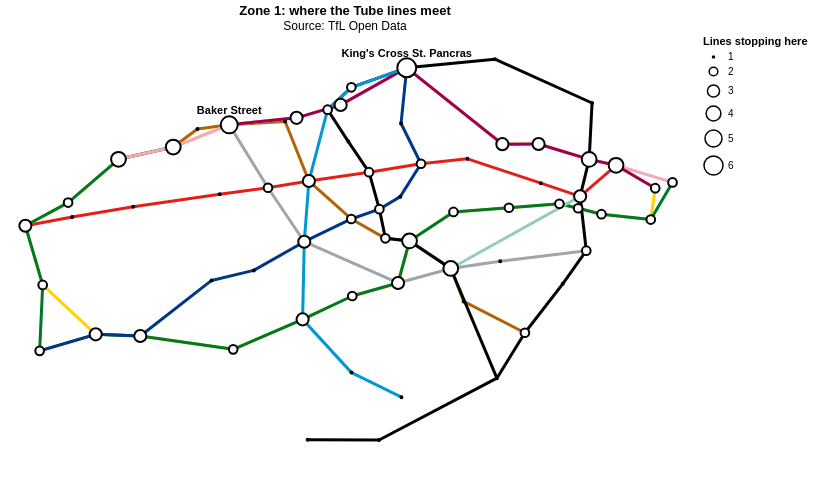

The cell this chart's notebook holds for it:
### Markdown cell above
**C2.** Draw the Tube as in the tutorial (section 4), but **size each station by how many lines stop there**,
and name the stations with five or more lines (more names would pile up in the centre). Give the chart a title and a source.

### Code cell
dots_table = stations.merge(lines_at, left_on='name', right_index=True)

# The same join as the tutorial: each edge gets both of its ends
track = (links
    .merge(stations, left_on='source', right_on='name')
    .merge(stations, left_on='target', right_on='name', suffixes=('', '2')))

where = dict(x=alt.X('lon:Q', scale=alt.Scale(zero=False), axis=None),
             y=alt.Y('lat:Q', scale=alt.Scale(zero=False), axis=None))

rails = alt.Chart(track).mark_rule(strokeWidth=3).encode(
    **where, x2='lon2:Q', y2='lat2:Q', color=alt.Color('colour:N', scale=None))
dots = alt.Chart(dots_table).mark_circle(color='white', stroke='black', opacity=1).encode(
    **where, size=alt.Size('lines:Q', title='Lines stopping here', scale=alt.Scale(domain=[1, 6]),
                  legend=alt.Legend(values=[1, 2, 3, 4, 5, 6])),
    tooltip=['name:N', 'lines:Q'])
names = alt.Chart(dots_table).mark_text(dy=-14, fontWeight='bold', fontSize=11).encode(
    **where, text='name:N').transform_filter('datum.lines >= 5')

(rails + dots + names).properties(
    width=680, height=440,
    title=alt.Title('Zone 1: where the Tube lines meet', subtitle='Source: TfL Open Data')
).configure_view(stroke=None)

### Figure 1 — Vega-Lite specification as saved in the notebook (floating-point values rounded to 4 significant figures; data arrays with more than 128 entries replaced by an {"elided": "..."} marker saying what was removed)
{"config": {"view": {"continuousWidth": 300, "continuousHeight": 300, "stroke": null}}, "layer": [{"data": {"name": "data-41c8ca093e40d80cbde9b305f1845bc9"}, "mark": {"type": "rule", "strokeWidth": 3}, "encoding": {"color": {"field": "colour", "scale": null, "type": "nominal"}, "x": {"axis": null, "field": "lon", "scale": {"zero": false}, "type": "quantitative"}, "x2": {"field": "lon2"}, "y": {"axis": null, "field": "lat", "scale": {"zero": false}, "type": "quantitative"}, "y2": {"field": "lat2"}}}, {"data": {"name": "data-cc93d3f3d67d9b47b48453f8fd005dc6"}, "mark": {"type": "circle", "color": "white", "opacity": 1, "stroke": "black"}, "encoding": {"size": {"field": "lines", "legend": {"values": [1, 2, 3, 4, 5, 6]}, "scale": {"domain": [1, 6]}, "title": "Lines stopping here", "type": "quantitative"}, "tooltip": [{"field": "name", "type": "nominal"}, {"field": "lines", "type": "quantitative"}], "x": {"axis": null, "field": "lon", "scale": {"zero": false}, "type": "quantitative"}, "y": {"axis": null, "field": "lat", "scale": {"zero": false}, "type": "quantitative"}}}, {"data": {"name": "data-cc93d3f3d67d9b47b48453f8fd005dc6"}, "mark": {"type": "text", "dy": -14, "fontSize": 11, "fontWeight": "bold"}, "encoding": {"text": {"field": "name", "type": "nominal"}, "x": {"axis": null, "field": "lon", "scale": {"zero": false}, "type": "quantitative"}, "y": {"axis": null, "field": "lat", "scale": {"zero": false}, "type": "quantitative"}}, "transform": [{"filter": "datum.lines >= 5"}]}], "height": 440, "title": {"text": "Zone 1: where the Tube lines meet", "subtitle": "Source: TfL Open Data"}, "width": 680, "$schema": "https://vega.github.io/schema/vega-lite/v6.4.1.json", "datasets": {"data-41c8ca093e40d80cbde9b305f1845bc9": {"elided": "130 records"}, "data-cc93d3f3d67d9b47b48453f8fd005dc6": [{"name": "Aldgate", "lon": -0.07569, "lat": 51.51, "zone": "1", "lines": 2}, {"name": "Aldgate East", "lon": -0.07238, "lat": 51.52, "zone": "1", "lines": 2}, {"name": "Angel", "lon": -0.1064, "lat": 51.53, "zone": "1", "lines": 1}, {"name": "Baker Street", "lon": -0.1571, "lat": 51.52, "zone": "1", "lines": 5}, {"name": "Bank", "lon": -0.09005, "lat": 51.51, "zone": "1", "lines": 3}, {"name": "Barbican", "lon": -0.09799, "lat": 51.52, "zone": "1", "lines": 3}, {"name": "Battersea Power Station", "lon": -0.1421, "lat": 51.48, "zone": "1", "lines": 1}, {"name": "Bayswater", "lon": -0.1879, "lat": 51.51, "zone": "1", "lines": 2}, {"name": "Blackfriars", "lon": -0.1037, "lat": 51.51, "zone": "1", "lines": 2}, {"name": "Bond Street", "lon": -0.1497, "lat": 51.51, "zone": "1", "lines": 2}, {"name": "Borough", "lon": -0.09337, "lat": 51.5, "zone": "1", "lines": 1}, {"name": "Cannon Street", "lon": -0.09043, "lat": 51.51, "zone": "1", "lines": 2}, {"name": "Chancery Lane", "lon": -0.1116, "lat": 51.52, "zone": "1", "lines": 1}, {"name": "Charing Cross", "lon": -0.1273, "lat": 51.51, "zone": "1", "lines": 2}, {"name": "Covent Garden", "lon": -0.1244, "lat": 51.51, "zone": "1", "lines": 1}, {"name": "Earl's Court", "lon": -0.1934, "lat": 51.49, "zone": "1+2", "lines": 2}, {"name": "Edgware Road", "lon": -0.1678, "lat": 51.52, "zone": "1", "lines": 4}, {"name": "Elephant & Castle", "lon": -0.1006, "lat": 51.49, "zone": "1+2", "lines": 2}, {"name": "Embankment", "lon": -0.1227, "lat": 51.51, "zone": "1", "lines": 4}, {"name": "Euston", "lon": -0.1338, "lat": 51.53, "zone": "1", "lines": 2}, {"name": "Euston Square", "lon": -0.1358, "lat": 51.53, "zone": "1", "lines": 3}, {"name": "Farringdon", "lon": -0.1049, "lat": 51.52, "zone": "1", "lines": 3}, {"name": "Gloucester Road", "lon": -0.1827, "lat": 51.49, "zone": "1", "lines": 3}, {"name": "Goodge Street", "lon": -0.1344, "lat": 51.52, "zone": "1", "lines": 1}, {"name": "Great Portland Street", "lon": -0.1443, "lat": 51.52, "zone": "1", "lines": 3}, {"name": "Green Park", "lon": -0.1428, "lat": 51.51, "zone": "1", "lines": 3}, {"name": "High Street Kensington", "lon": -0.1928, "lat": 51.5, "zone": "1", "lines": 2}, {"name": "Holborn", "lon": -0.1205, "lat": 51.52, "zone": "1", "lines": 2}, {"name": "Hyde Park Corner", "lon": -0.1524, "lat": 51.5, "zone": "1", "lines": 1}, {"name": "Kennington", "lon": -0.106, "lat": 51.49, "zone": "1+2", "lines": 1}, {"name": "King's Cross St. Pancras", "lon": -0.1232, "lat": 51.53, "zone": "1", "lines": 6}, {"name": "Knightsbridge", "lon": -0.1605, "lat": 51.5, "zone": "1", "lines": 1}, {"name": "Lambeth North", "lon": -0.1123, "lat": 51.5, "zone": "1", "lines": 1}, {"name": "Lancaster Gate", "lon": -0.1755, "lat": 51.51, "zone": "1", "lines": 1}, {"name": "Leicester Square", "lon": -0.1284, "lat": 51.51, "zone": "1", "lines": 2}, {"name": "Liverpool Street", "lon": -0.08318, "lat": 51.52, "zone": "1", "lines": 4}, {"name": "London Bridge", "lon": -0.08887, "lat": 51.51, "zone": "1", "lines": 2}, {"name": "Mansion House", "lon": -0.09401, "lat": 51.51, "zone": "1", "lines": 2}, {"name": "Marble Arch", "lon": -0.159, "lat": 51.51, "zone": "1", "lines": 1}, {"name": "Marylebone", "lon": -0.1632, "lat": 51.52, "zone": "1", "lines": 1}, {"name": "Monument", "lon": -0.08597, "lat": 51.51, "zone": "1", "lines": 2}, {"name": "Moorgate", "lon": -0.08832, "lat": 51.52, "zone": "1", "lines": 4}, {"name": "Nine Elms", "lon": -0.1285, "lat": 51.48, "zone": "1", "lines": 1}, {"name": "Notting Hill Gate", "lon": -0.1961, "lat": 51.51, "zone": "1+2", "lines": 3}, {"name": "Old Street", "lon": -0.08777, "lat": 51.53, "zone": "1", "lines": 1}, {"name": "Oxford Circus", "lon": -0.1419, "lat": 51.52, "zone": "1", "lines": 3}, {"name": "Paddington", "lon": -0.1783, "lat": 51.52, "zone": "1", "lines": 4}, {"name": "Piccadilly Circus", "lon": -0.1338, "lat": 51.51, "zone": "1", "lines": 2}, {"name": "Pimlico", "lon": -0.1338, "lat": 51.49, "zone": "1", "lines": 1}, {"name": "Queensway", "lon": -0.1872, "lat": 51.51, "zone": "1", "lines": 1}, {"name": "Regent's Park", "lon": -0.1464, "lat": 51.52, "zone": "1", "lines": 1}, {"name": "Russell Square", "lon": -0.1243, "lat": 51.52, "zone": "1", "lines": 1}, {"name": "Sloane Square", "lon": -0.1564, "lat": 51.49, "zone": "1", "lines": 2}, {"name": "South Kensington", "lon": -0.1741, "lat": 51.49, "zone": "1", "lines": 3}, {"name": "Southwark", "lon": -0.1053, "lat": 51.5, "zone": "1", "lines": 1}, {"name": "St. James's Park", "lon": -0.1336, "lat": 51.5, "zone": "1", "lines": 2}, {"name": "St. Paul's", "lon": -0.09757, "lat": 51.51, "zone": "1", "lines": 1}, {"name": "Temple", "lon": -0.1143, "lat": 51.51, "zone": "1", "lines": 2}, {"name": "Tottenham Court Road", "lon": -0.1304, "lat": 51.52, "zone": "1", "lines": 2}, {"name": "Tower Hill", "lon": -0.07655, "lat": 51.51, "zone": "1", "lines": 2}, {"name": "Vauxhall", "lon": -0.1242, "lat": 51.49, "zone": "1+2", "lines": 1}, {"name": "Victoria", "lon": -0.1431, "lat": 51.5, "zone": "1", "lines": 3}, {"name": "Warren Street", "lon": -0.1383, "lat": 51.52, "zone": "1", "lines": 2}, {"name": "Waterloo", "lon": -0.1148, "lat": 51.5, "zone": "1", "lines": 4}, {"name": "Westminster", "lon": -0.1249, "lat": 51.5, "zone": "1", "lines": 3}]}}
